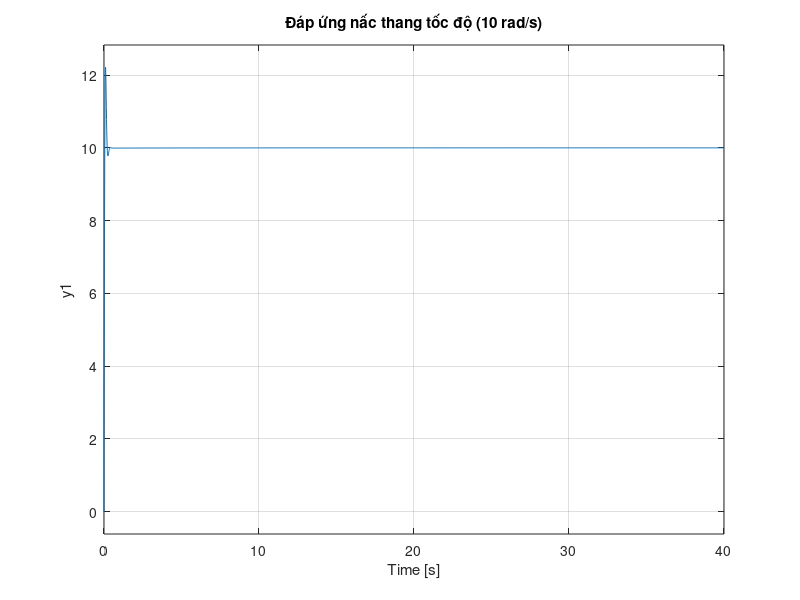

Source code (MATLAB):
%% 1. Khai báo thông số hệ thống 
R = 0.55; 
L = 0.302; 
Kb = 0.0185; 
J = 0.041; 
B = 0.022; 
Kt = 0.069;

%% 2. Thiết lập hàm truyền G(s)
% G(s) = Kt / (J*L*s^2 + (J*R + B*L)*s + (R*B + Kt*Kb))
num = Kt;
den = [J*L, (J*R + B*L), (R*B + Kt*Kb)];
G = tf(num, den);

% Hiển thị hàm truyền ra màn hình
fprintf('Hàm truyền G(s) của động cơ:\n');
disp(G);

%% 3. Thông số thiết kế mong muốn
zeta = 0.6;
wn = 25;
Kv = 100;

%% 4. Tính toán các hệ số PID (Phương pháp đại số)
a = den(1); 
b = den(2); 
c = den(3);

% Tính KI dựa trên hệ số vận tốc Kv
KI = (Kv * c) / Kt;

% Tìm alpha từ phương trình đặc trưng bậc 3
% alpha * wn^2 = (KI * Kt) / a
alpha = (KI * Kt / a) / (wn^2);

% Tính KP và KD bằng phương pháp cân bằng hệ số
% Hệ số s^2: (b + Kt*KD)/a = alpha + 2*zeta*wn
KD = (a * (alpha + 2*zeta*wn) - b) / Kt;

% Hệ số s^1: (c + Kt*KP)/a = wn^2 + 2*zeta*wn*alpha
KP = (a * (wn^2 + 2*zeta*wn*alpha) - c) / Kt;

%% 5. Hiển thị kết quả tính toán
fprintf('--- Kết quả tính toán hệ số PID ---\n');
fprintf('alpha = %.4f\n', alpha);
fprintf('KP    = %.4f\n', KP);
fprintf('KI    = %.4f\n', KI);
fprintf('KD    = %.4f\n', KD);

%% 6. Kiểm tra đáp ứng
GPID = tf([KD KP KI], [1 0]);
T = feedback(GPID*G, 1);
step(10*T);
title('Đáp ứng nấc thang tốc độ (10 rad/s)');
grid on;
